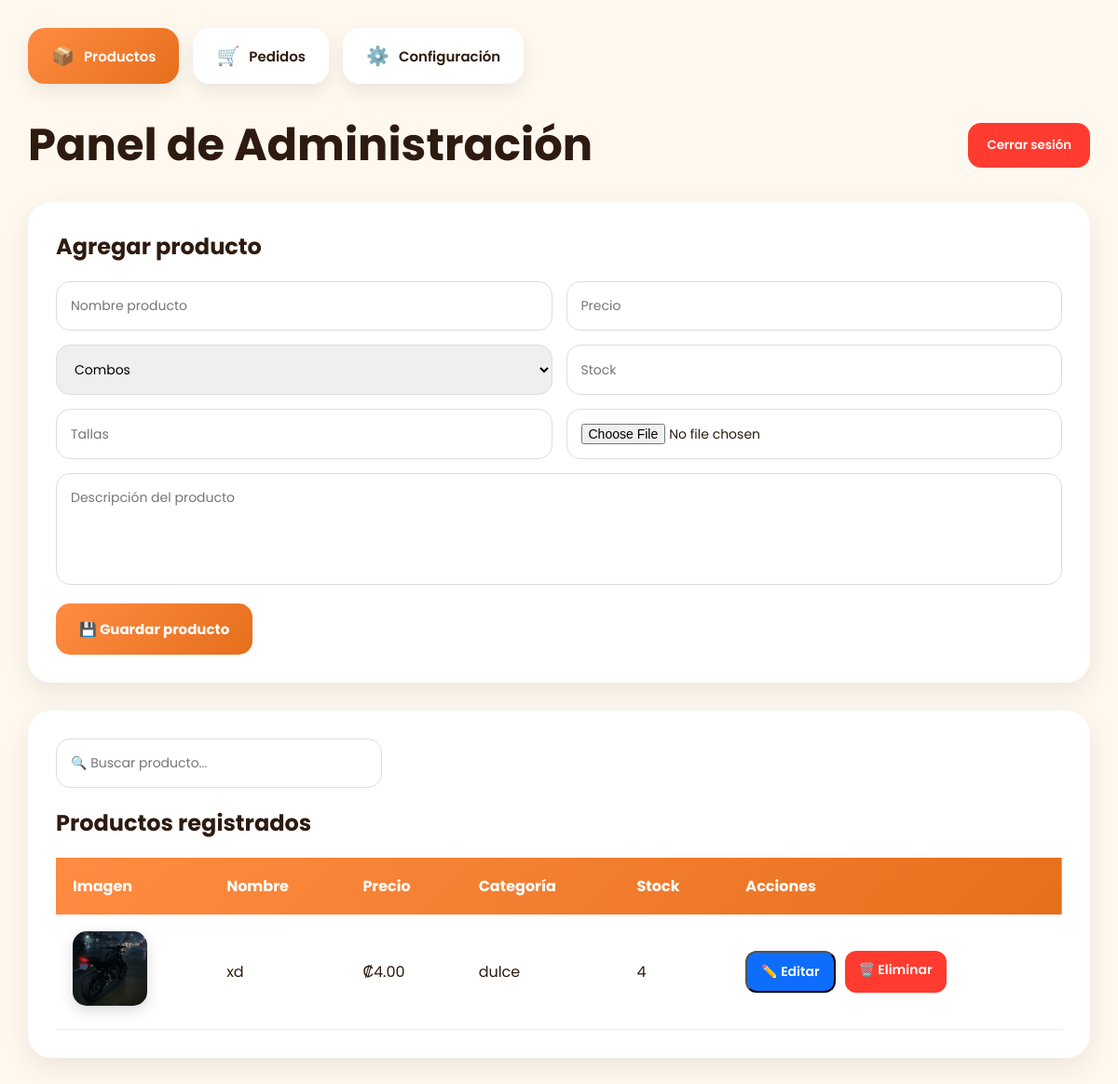
Before: /admin-productos/ (signed in) with the older database file.
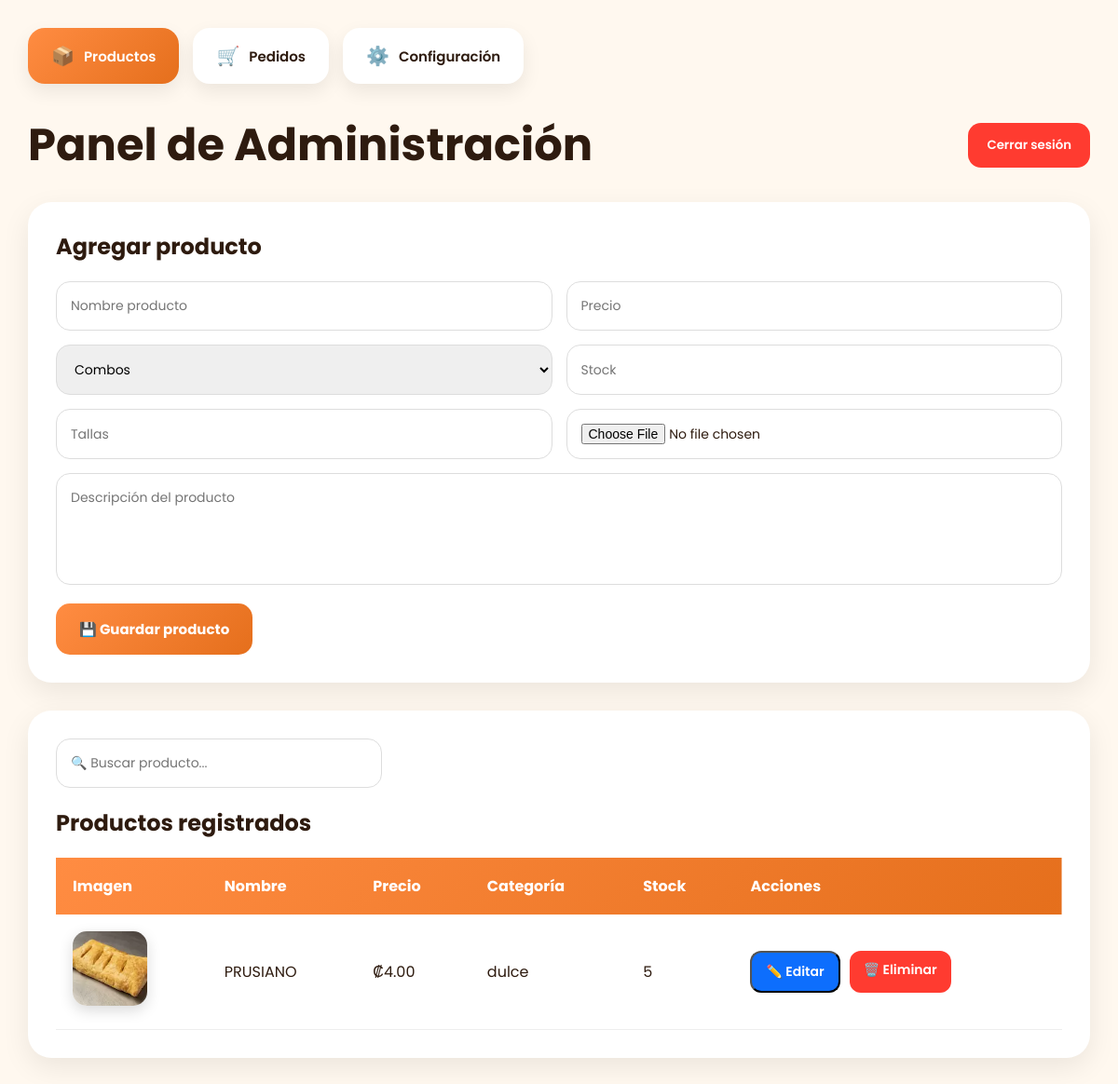
After: the same page with the newer database file.
### productos/models.py (models this page shows, shortened)
class Producto(models.Model):
    nombre = models.CharField(max_length=100)
    precio = models.DecimalField(
        max_digits=10,
        decimal_places=2
    )
    descripcion = models.TextField()
    categoria = models.CharField(
        max_length=50
    )
    stock = models.IntegerField()
    tallas = models.CharField(
        max_length=100,
        blank=True
    )
    imagen = models.ImageField(
        upload_to='productos/'
    )
    activo = models.BooleanField(
        default=True
    )

### productos/views.py (the view, shortened to what this page needs)
@login_required
def admin_productos(request):
    productos = Producto.objects.all()
    return render(
        request,
        'admin.html',
        {
            'productos': productos
        }
    )

### templates/admin.html (shortened to what this page needs)
{% load static %}
<!DOCTYPE html>
<html lang="es">
<head>
    <link rel="stylesheet" href="{% static 'css/admin.css' %}">
</head>
<body>
    <div class="admin-tabs">
        <button class="tab-btn active" onclick="mostrarTab('productos')">
            <span>📦</span>
            Productos
        </button>
        <button class="tab-btn" onclick="mostrarTab('pedidos')">
            <span>🛒</span>
            Pedidos
        </button>
        <button class="tab-btn" onclick="mostrarTab('config')">
            <span>⚙️</span>
            Configuración
        </button>
    </div>
    <header>
        <h1>
            Panel de Administración
        </h1>
        <a href="{% url 'logout_admin' %}"> <button onclick="logout()">
                Cerrar sesión
            </button></a>
    </header>
    <div id="tab-productos">
        <div class="admin-form">
            <h2>Agregar producto</h2>
            <form method="POST" enctype="multipart/form-data">
                <div class="form-grid">
                    <input type="text" name="nombre" placeholder="Nombre producto" required>
                    <input type="number" name="precio" placeholder="Precio" required>
                    <select name="categoria">
                        <option value="combos">Combos</option>
                    </select>
                    <input type="number" name="stock" placeholder="Stock" required>
                    <input type="text" name="tallas" placeholder="Tallas">
                    <input type="file" name="imagen" class="file-input" required>
                    <textarea class="full" name="descripcion" placeholder="Descripción del producto"
                        required></textarea>
                </div>
                <button type="submit" class="btn-save">
                    💾 Guardar producto
                </button>
            </form>
        </div>
        <div class="admin-products">
            <div class="search-box">
                <input type="text" id="buscarProducto" placeholder="🔍 Buscar producto...">
            </div>
            <h2>Productos registrados</h2>
            <table class="productos-table">
                <thead>
                    <tr>
                        <th>Imagen</th>
                        <th>Nombre</th>
                        <th>Precio</th>
                        <th>Categoría</th>
                        <th>Stock</th>
                        <th>Acciones</th>
                    </tr>
                </thead>
                <tbody>
                    {% for p in productos %}
                    <tr>
                        <td>
                            <img src="{{ p.imagen.url }}" class="table-img" alt="{{ p.nombre }}">
                        </td>
                        <td>{{ p.nombre }}</td>
                        <td>₡{{ p.precio }}</td>
                        <td>{{ p.categoria }}</td>
                        <td>{{ p.stock }}</td>
                        <td>
                            <div class="acciones">
                            <button type="button" class="btn-edit"
                                onclick="abrirModal(
                                    '{{ p.id }}',
                                    '{{ p.nombre|escapejs }}',
                                    '{{ p.precio }}',
                                    '{{ p.descripcion|escapejs }}',
                                    '{{ p.categoria }}',
                                    '{{ p.stock }}',
                                    '{{ p.imagen.url }}',
                                    '{{ p.tallas|escapejs }}'
                                )">
                                    ✏️ Editar
                                </button>
                                <a href="{% url 'eliminar_producto' p.id %}" class="btn-delete"
                                    onclick="return confirm('¿Eliminar este producto?')">
                                    🗑️ Eliminar
                                </a>
                            </div>
                        </td>
                    </tr>
                    {% empty %}
                    <tr>
                        <td colspan="6">
                            No hay productos registrados.
                        </td>
                    </tr>
                    {% endfor %}
                </tbody>
            </table>
        </div>
    </div>
</body>
</html>

### static/css/admin.css (style rules this page uses)
* { margin: 0; padding: 0; box-sizing: border-box; font-family: 'Poppins', sans-serif; }
body { background: #fff8ef; color: #2e1b0f; padding: 30px; }
.admin-tabs { display: flex; gap: 15px; margin-bottom: 30px; flex-wrap: wrap; }
.tab-btn { display: flex; align-items: center; gap: 10px; padding: 15px 25px; border: none; border-radius: 18px; background: white; color: #2e1b0f; font-size: 15px; font-weight: 600; cursor: pointer; box-shadow: 0 8px 20px rgba(0, 0, 0, .08); transition: .3s; }
.tab-btn span { font-size: 20px; }
.tab-btn.active { background: linear-gradient(135deg, #ff8c42, #e56f1c); color: white; }
header { display: flex; justify-content: space-between; align-items: center; margin-bottom: 25px; }
header h1 { font-size: 3rem; font-weight: 700; }
header button { border: none; padding: 14px 20px; border-radius: 14px; background: #ff3b30; color: white; font-weight: 600; cursor: pointer; }
.admin-form { background: white; padding: 30px; border-radius: 25px; box-shadow: 0 10px 30px rgba(0, 0, 0, .08); margin-bottom: 30px; }
.admin-form h2 { margin-bottom: 20px; }
.form-grid { display: grid; grid-template-columns: repeat(3, 1fr); gap: 15px; }
.form-grid input, .form-grid select, .form-grid textarea { width: 100%; padding: 15px; border: 1px solid #ddd; border-radius: 15px; outline: none; font-size: 14px; }
.form-grid textarea { resize: none; min-height: 120px; }
.full { grid-column: 1/-1; }
.file-input { padding: 12px; }
.btn-save { margin-top: 20px; border: none; padding: 16px 25px; border-radius: 15px; background: linear-gradient(135deg, #ff8c42, #e56f1c); color: white; font-size: 15px; font-weight: 700; cursor: pointer; transition: .3s; }
.search-box { margin-bottom: 20px; }
.search-box input { width: 350px; padding: 15px; border-radius: 15px; border: 1px solid #ddd; font-size: 14px; }
.admin-products { background: white; padding: 30px; border-radius: 25px; box-shadow: 0 10px 30px rgba(0, 0, 0, .08); }
.admin-products h2 { margin-bottom: 20px; }
.productos-table { width: 100%; border-collapse: collapse; }
.productos-table thead { background: linear-gradient(135deg, #ff8c42, #e56f1c); color: white; }
.productos-table th { padding: 18px; text-align: left; }
.productos-table td { padding: 18px; border-bottom: 1px solid #eee; vertical-align: middle; }
.productos-table tbody tr { transition: .25s; }
.table-img { width: 80px; height: 80px; border-radius: 15px; object-fit: cover; box-shadow: 0 5px 15px rgba(0, 0, 0, .15); }
.acciones { display: flex; gap: 10px; }
.btn-edit { background: #0d6efd; color: white; padding: 10px 15px; border-radius: 12px; text-decoration: none; font-size: 14px; font-weight: 600; }
.btn-delete { background: #ff3b30; color: white; padding: 10px 15px; border-radius: 12px; text-decoration: none; font-size: 14px; font-weight: 600; }
@media (max-width:1200px) { .form-grid { grid-template-columns: repeat(2, 1fr); } }

Changed rows visible on the page:
changed Producto "dulce": imagen: a different picture; nombre "xd" → "PRUSIANO"; stock "4" → "5"
